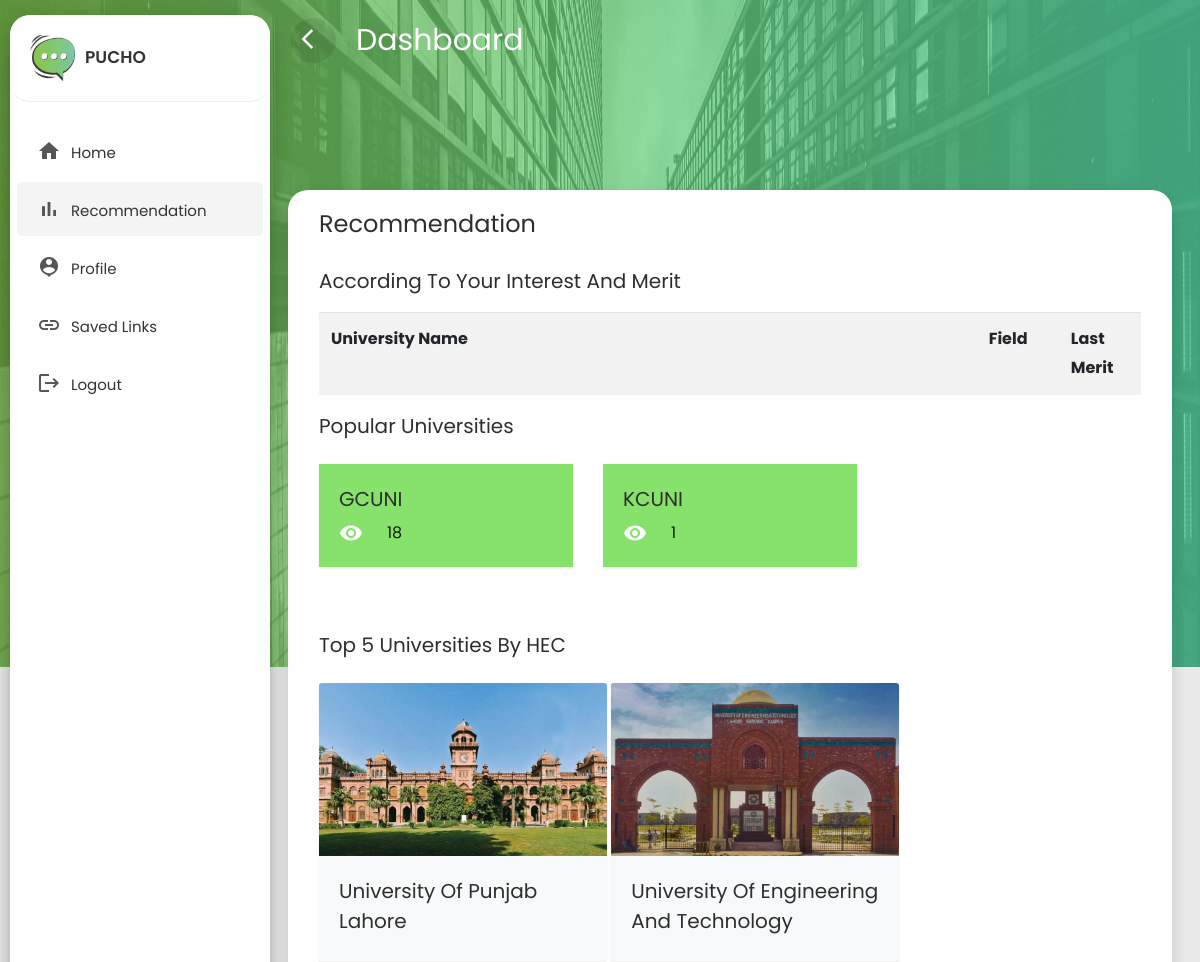
The page /recommendation/ (signed in, upper part) on the database as committed earlier.
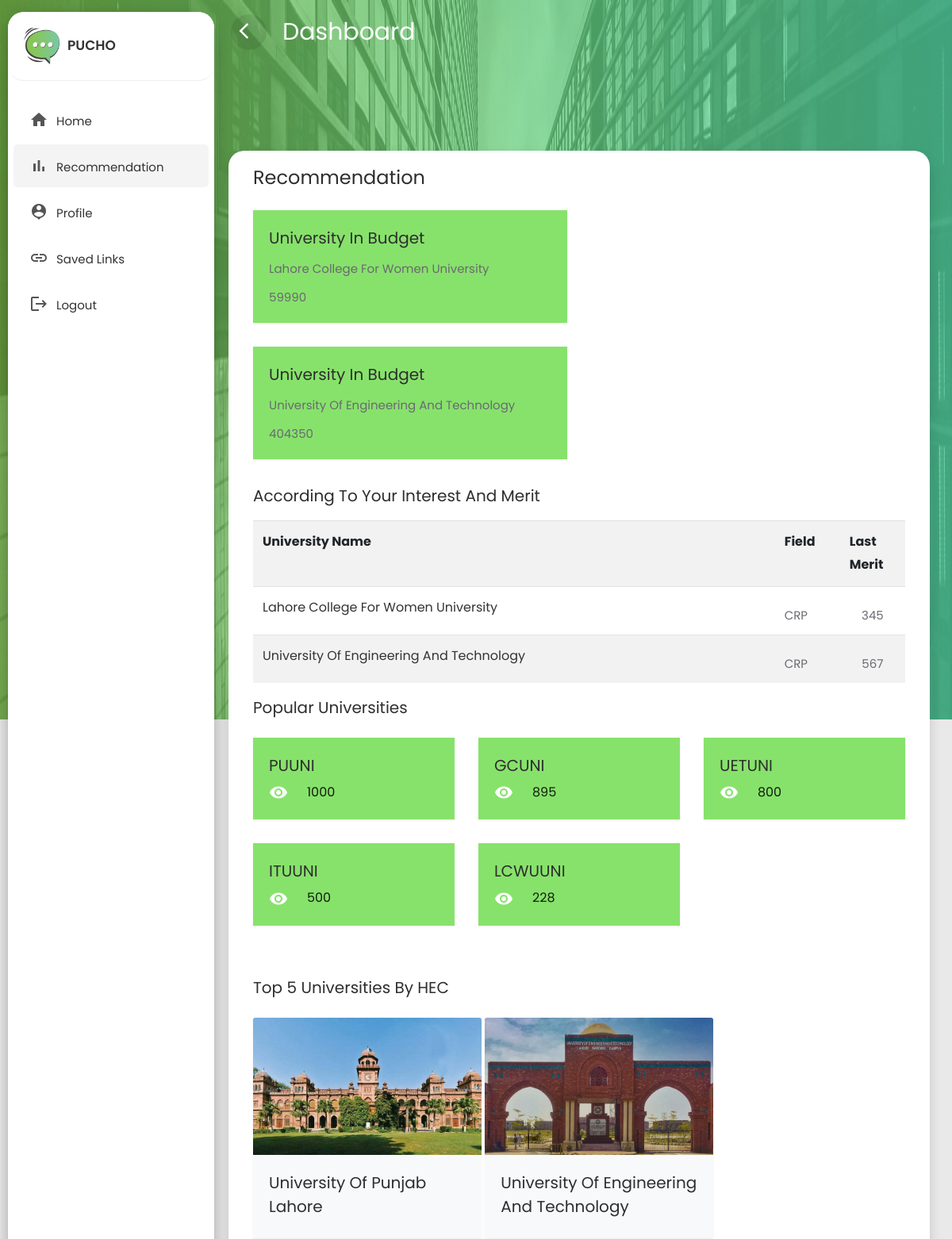
The same page on the database as committed later.
### university/models.py (models this page shows, shortened)
class UniversitiesCount(models.Model):
    university_name = models.CharField(max_length=150)
    count = models.IntegerField()

class University (models.Model):
    university_name = models.CharField(max_length=150, blank= True)
    program_name = models.CharField(max_length=150)
    program_abbreviation = models.CharField(max_length=15,blank=True)
    last_merit = models.CharField(max_length=1500)
    eligibilty_criteria = models.CharField(max_length=1500)
    fee_structure = models.IntegerField()

### recommendation/views.py (the view)
# urls.py: path("", include("recommendation.urls")),
def recommendation(request):
    profile = Profile.objects.get(student=request.user)
    gaurdian_income = profile.gaurdian_income
    matric_marks = profile.matric_marks
    matric_grade = profile.matric_grade
    inter_marks = profile.inter_marks
    inter_grade = profile.inter_grade
    university_name = profile.university_name
    field_of_interest = profile.field_of_interest
    matric_marks_percentange = (matric_marks/1100)*30
    inter_marks_percentange = (inter_marks/1100)*70
    final_percentange = matric_marks_percentange + inter_marks_percentange
    query = University.objects.filter(program_abbreviation=field_of_interest,last_merit__lte=final_percentange)
    query2 = UniversitiesCount.objects.order_by('-count')[:5]
    query3 = UniversitiesCount.objects
    query4 = University.objects.filter(university_name=university_name, program_abbreviation=field_of_interest)
    print(query4)
    query5 = University.objects.filter(program_abbreviation=field_of_interest, fee_structure__lte=gaurdian_income)
    return render(request, "recommendation.html",context={'final_query':query,'final_query2':query2 ,'final_query5':query5})

### templates/recommendation.html (shortened to what the changed rows need)
{% extends "chatbot.html" %}
{%  load static  %}
{% block content %}
  <head>
    <link rel="stylesheet" href="{% static 'css/bootstrap.min.css' %}">
    <link rel="stylesheet" href="{% static 'css/dashboard.css' %}">
  </head>
  <body>
    <div class="wrapper">
        <div id="content">
        	<div class="main-content">
            <div class="row content">
              <div class="col-lg-12 col-md-12 col-sm-12">
                <div class="profile-form shadow mx-2 bookmarks">
                  <div class="row mx-3">
                    <div class="col-lg-12 m-auto">
                      <div class="row">
                        <div class="col-sm-6">
                          {% for value in final_query5 %}
                          <div class="card bg-light rounded" >
                            <div class="card-body" style="background-color:#87E26B;">
                              <h5 class="card-title">University In Budget</h5>
                              <p class="card-text">{{value.university_name}}</p>
                              <p class="card-text">{{value.fee_structure}}</p>
                            </div>
                          </div>
                          {% endfor %}
                        </div>
                      </div>
                      <table class="table table-striped table-condensed mt-3">
                        <tbody>
                          <tr>
                            <th>
                              University Name
                            </th>
                            <th class="table-icon">
                              Field
                            </th>
                            <th class="table-icon">
                              Last Merit
                            </th>
                          </tr>
                          {% for value in final_query %}
                          <tr>
                            <td>
                              <a href="{{value.item_page}}">{{value.university_name}}</a>
                            </td>
                            <td class="table-icon">
                              <p>{{value.program_abbreviation}}</p>
                            </td>
                            <td class="table-icon text-center">
                              <p>{{value.last_merit}}</p>
                            </td>
                          </tr>
                          {% endfor %}
                        </tbody>
                      </table>
                      <div class="row">
                        {% for value in final_query2 %}
                        <div class="col-sm-4">
                          <div class="card rounded" style="background-color:#87E26B;">
                            <div class="card-body">
                              <h5 class="card-title">{{value.university_name}}</h5>
                              <div class="d-flex align-items-center"><i class="material-icons text-white mr-4">visibility</i>{{value.count}}</div>
                            </div>
                          </div>
                        </div>
                        {% endfor %}
                      </div>
                    </div>
                  </div>
                </div>
              </div>
            </div>
          </div>
        </div>
      </div>
  </body>
{% endblock %}

Rows that differ between the two databases and show on the page:
no longer on this page (row edited): UniversitiesCount: university_name "KCUNI", count "1"
now on this page (row unchanged): University: university_name "Lahore College For Women University", fee_structure "59990", program_abbreviation "CRP", last_merit "345"
now on this page (row unchanged): University: university_name "University Of Engineering And Technology", fee_structure "404350", program_abbreviation "CRP", last_merit "567"
added UniversitiesCount: university_name "PUUNI", count "1000"
changed UniversitiesCount "GCUNI": count "18" → "895"
added UniversitiesCount: university_name "UETUNI", count "800"
added UniversitiesCount: university_name "ITUUNI", count "500"
added UniversitiesCount: university_name "LCWUUNI", count "228"
